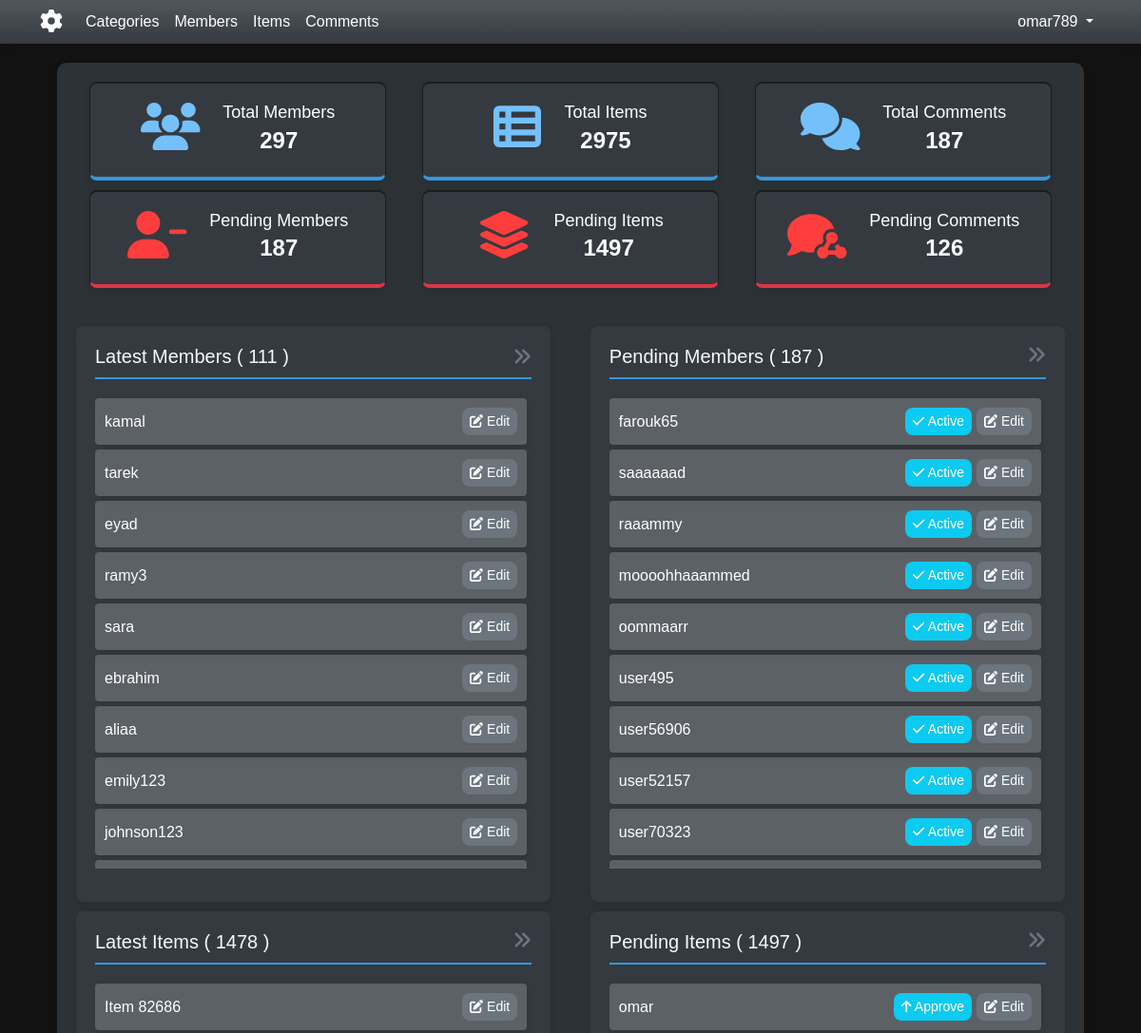
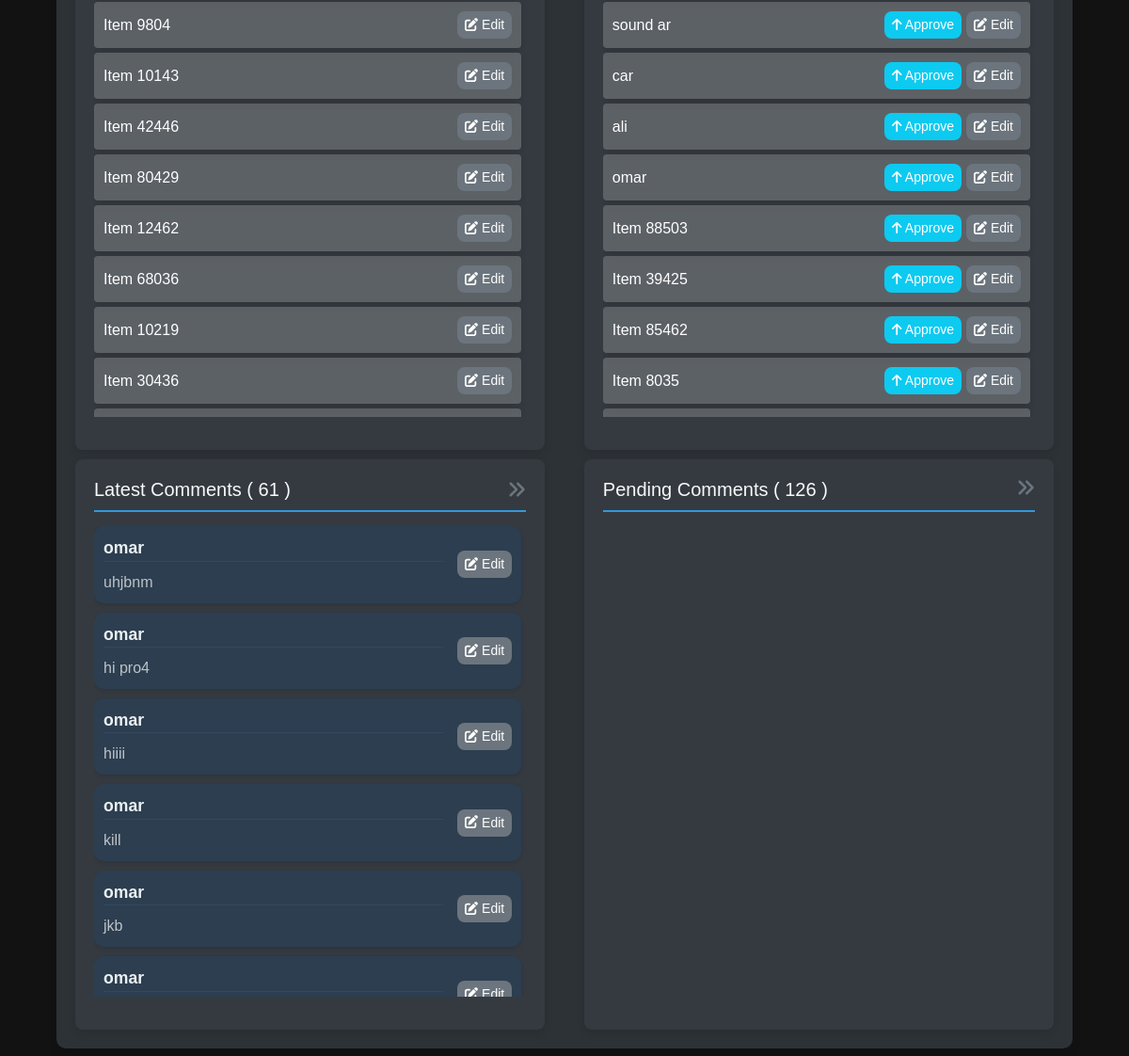
Screenshot of /admin/dashboard.php (signed in) with the database file from the repository (2 pictures, top to bottom).
### tables this page shows
CREATE TABLE `users` (
  `UserID` int NOT NULL,
  `Username` varchar(255) NOT NULL COMMENT 'username to login',
  `Password` varchar(255) NOT NULL COMMENT 'password to login',
  `Email` varchar(255) NOT NULL,
  `FullName` varchar(255) NOT NULL,
  `GroupID` int NOT NULL DEFAULT '0',
  `AdminID` int NOT NULL DEFAULT '0',
  `RagStatus` int NOT NULL DEFAULT '0' COMMENT 'User Approval',
  `Date` datetime DEFAULT NULL,
  `Description` text,
  `Phone` text
);

CREATE TABLE `items` (
  `itemsID` int NOT NULL,
  `Name` varchar(255) NOT NULL,
  `Description` text NOT NULL,
  `Price` int NOT NULL,
  `AddDate` datetime NOT NULL,
  `CountryMade` varchar(255) NOT NULL,
  `Status` varchar(255) NOT NULL,
  `Rating` smallint NOT NULL,
  `CatID` int NOT NULL DEFAULT '0',
  `MemberID` int NOT NULL DEFAULT '0',
  `Approve` tinyint NOT NULL DEFAULT '0'
);

CREATE TABLE `comments` (
  `CID` int NOT NULL,
  `Comment` text NOT NULL,
  `Status` tinyint NOT NULL,
  `CommentDate` date NOT NULL,
  `ItemID` int NOT NULL,
  `UserID` int NOT NULL
);

### admin/includes/functions/functions.php (called while the page is built, shortened)
<?php
function checkItem($select, $from, $value)
{
    global $con;
    $stmt = $con->prepare("SELECT $select FROM $from WHERE $select = ?");
    $stmt->execute(array($value));
    $count = $stmt->rowCount();
    return $count;
}
function totalMembers($col, $table)
{
    global $con;
    $stmt2 = $con->prepare("SELECT COUNT($col) FROM $table");
    $stmt2->execute();
    return $stmt2->fetchColumn();
}
function getLatest($select, $table, $order, $limit = 10)
{
    global $con;
    $stmt = $con->prepare("SELECT $select FROM $table ORDER BY $order DESC LIMIT $limit");
    $stmt->execute();
    return $stmt->fetchAll();
}
function getPendingUsers()
{
    global $con;
    $stmt = $con->prepare("SELECT * FROM users WHERE RagStatus = 0 ORDER BY UserID DESC");
    $stmt->execute();
    return $stmt->fetchAll();
}
function getPendingItems()
{
    global $con;
    $stmt = $con->prepare("SELECT * FROM items WHERE Approve = 0 ORDER BY itemsID DESC");
    $stmt->execute();
    return $stmt->fetchAll();
}
function getPendingComments()
{
    global $con;
    $stmt = $con->prepare("SELECT comments.*, items.Name, users.Username
                       FROM comments
                       INNER JOIN items ON items.itemsID = comments.ItemID
                       INNER JOIN users ON users.UserID = comments.UserID
                       ORDER BY comments.Status DESC
                       ");
    $stmt->execute();
    return $stmt->fetchAll();
}

### admin/dashboard.php (the view, shortened to what this page needs)
<?php
if (isset($_SESSION['user'])) {
    include 'init.php';
    $getLatest = getLatest("*", "users", "Date", "40");
    $getLatestItems = getLatest("*", "items", "AddDate", "40");
    $getLatestComments = getLatest("*", "comments", "CommentDate", "100");
    $pendingUsers = getPendingUsers();
    $countPendingUsers = count($pendingUsers);
    $pendingItems = getPendingItems();
    $countPendingItems = count($pendingItems);
    $pendingComments = getPendingComments();
    $countPendingComments = count($pendingComments);
?>
    <div class="dashboard-container">
        <div class="stats">
            <a class="stat-box stat-box-total bg-dark a" href="members.php">
                <div class="d-flex justify-content-center">
                    <i class="fa-solid fa-users pe-4" style="color: #74C0FC;  font-size: 50px"></i>
                    <div>
                        <strong>
                            <h2 class="text-dashboard">Total Members</h2>
                        </strong>
                        <p><?= totalMembers('UserID', 'users') - 1 ?></p>
                    </div>
                </div>
            </a>
            <a class="stat-box stat-box-total bg-dark a" href="items.php">
                <div class="d-flex justify-content-center">
                    <i class="fa-solid fa-table-list pe-4" style="color: #74C0FC;  font-size: 50px"></i>
                    <div>
                        <strong>
                            <h2>Total Items</h2>
                        </strong>
                        <p><?= totalMembers('itemsID', 'items') ?></p>
                    </div>
                </div>
            </a>
            <a class="stat-box stat-box-total bg-dark a" href="comments.php">
                <div class="d-flex justify-content-center">
                    <i class="fa-solid fa-comments pe-4" style="color: #74C0FC;  font-size: 50px"></i>
                    <div>
                        <strong>
                            <h2>Total Comments</h2>
                        </strong>
                        <p><?= totalMembers('CID', 'comments') ?></p>
                    </div>
                </div>
            </a>
            <a class="stat-box stat-box-pending bg-dark a" href="members.php?page=pending">
                <div class="d-flex justify-content-center">
                    <i class="fa-solid fa-user-minus pe-4" style="color: #ff3d3d;  font-size: 50px"></i>
                    <div>
                        <strong>
                            <h2>Pending Members</h2>
                        </strong>
                        <p><?= $countPendingUsers ?></p>
                    </div>
                </div>
            </a>
            <a class="stat-box stat-box-pending bg-dark a" href="items.php?page=pending">
                <div class="d-flex justify-content-center">
                    <i class="fa-solid fa-layer-group pe-4" style="color: #ff3d3d; font-size: 50px"></i>
                    <div>
                        <strong>
                            <h2>Pending Items</h2>
                        </strong>
                        <p><?= $countPendingItems ?></p>
                    </div>
                </div>
            </a>
            <a class="stat-box stat-box-pending bg-dark a" href="comments.php?page=pending">
                <div class="d-flex justify-content-center">
                    <i class="fa-solid fa-comment-nodes pe-4" style="color: #ff3d3d; font-size: 50px"></i>
                    <div>
                        <strong>
                            <h2>Pending Comments</h2>
                        </strong>
                        <p><?= checkItem('Status', 'comments', 0) ?></p>
                    </div>
                </div>
            </a>
        </div>
        <div class="lists">
            <div class="list bg-dark">
                <h2 class="text-light">Latest Members ( <?= totalMembers('UserID', 'users') - $countPendingUsers  ?> )
                    <a style="float : right" href="members.php?page=unpending">
                        <i class="fa-solid fa-angles-right text-secondary"></i>
                    </a>
                </h2>
                <ul>
                    <?php foreach ($getLatest as $value) : ?>
                        <?php if ($value['RagStatus'] == 1) : ?>
                            <li style="display: flex; justify-content: space-between; align-items: center;">
                                <?php echo $value["Username"]; ?>
                                <div style="display: flex; gap: 5px;">
                                    <a class='btn btn-sm btn-secondary edit-btn' href='members.php?do=edit&id=<?= $value['UserID']; ?>'>
                                        <i class='fas fa-edit'></i> Edit
                                    </a>
                                </div>
                            </li>
                        <?php endif; ?>
                    <?php endforeach; ?>
                </ul>
            </div>
            <div class="list bg-dark">
                <h2 class="text-light">Pending Members ( <?= $countPendingUsers ?> )
                    <a style="float : right" href="members.php?page=pending">
                        <i class="fa-solid fa-angles-right text-secondary" style="float : right"></i>
                    </a>
                </h2>
                <ul>
                    <?php for ($i = 0; $i < min(10, count($getLatestItems)); $i++) : ?>
                        <li style="display: flex; justify-content: space-between; align-items: center;">
                            <?php echo $pendingUsers[$i]["Username"]; ?>
                            <div style="display: flex; gap: 5px;">
                                <a class='btn btn-sm btn-info active-btn' href='members.php?do=active&id=<?= $pendingUsers[$i]['UserID']; ?>'>
                                    <i class='fas fa-check'></i> Active
                                </a>
                                <a class='btn btn-sm btn-secondary edit-btn' href='members.php?do=edit&id=<?= $pendingUsers[$i]['UserID']; ?>'>
                                    <i class='fas fa-edit'></i> Edit
                                </a>
                            </div>
                        </li>
                    <?php endfor; ?>
                </ul>
            </div>
            <div class="list bg-dark">
                <h2 class="text-light">Latest Items ( <?= totalMembers('itemsID', 'items') - $countPendingItems ?> )
                    <a style="float : right" href="items.php?page=unpending">
                        <i class="fa-solid fa-angles-right text-secondary" style="float : right"></i>
                    </a>
                </h2>
                <ul>
                    <?php foreach ($getLatestItems as $value) : ?>
                        <?php if ($value["Approve"] == 1) : ?>
                            <li style="display: flex; justify-content: space-between; align-items: center;">
                                <?php echo $value["Name"]; ?>
                                <div style="display: flex; gap: 5px;">
                                    <a class='btn btn-sm btn-secondary edit-btn' href='items.php?do=edit&itemid=<?php echo $value['itemsID']; ?>'>
                                        <i class='fas fa-edit'></i> Edit
                                    </a>
                                </div>
                            </li>
                        <?php endif ?>
                    <?php endforeach; ?>
                </ul>
            </div>
            <div class="list bg-dark">
                <h2 class="text-light">Pending Items ( <?= $countPendingItems ?> )
                    <a style="float : right" href="items.php?page=pending">
                        <i class="fa-solid fa-angles-right text-secondary" style="float : right"></i>
                    </a>
                </h2>
                <ul>
                    <?php for ($i = 0; $i < min(10, count($getLatestItems)); $i++) : ?>
                        <li style="display: flex; justify-content: space-between; align-items: center;">
                            <?php echo $pendingItems[$i]["Name"]; ?>
                            <div style="display: flex; gap: 5px;">
                                <?php if ($pendingItems[$i]['Approve'] == 0): ?>
                                    <a class='btn btn-sm btn-info active-btn' href='items.php?do=approve&itemid=<?= $pendingItems[$i]['itemsID'] ?>'>
                                        <i class='fas fa-arrow-up'></i> Approve
                                    </a>
                                <?php endif; ?>
                                <a class='btn btn-sm btn-secondary edit-btn' href='items.php?do=edit&itemid=<?= $pendingItems[$i]['itemsID'] ?>'>
                                    <i class='fas fa-edit'></i> Edit
                                </a>
                            </div>
                        </li>
                    <?php endfor; ?>
                </ul>
            </div>
            <div class="list bg-dark">
                <h2 class="text-light">Latest Comments ( <?= $countPendingComments - checkItem('Status', 'comments', 0) ?> )
                    <a style="float: right" href="comments.php?page=unpending">
                        <i class="fa-solid fa-angles-right text-secondary"></i>
                    </a>
                </h2>
                <div class="comment-cards">
                    <?php for ($i = 0; $i < min(60, count($getLatestComments)); $i++) : ?>
                        <?php if ($pendingComments[$i]['Status'] == 1): ?>
                            <div class="comment-card">
                                <div class="comment-content">
                                    <div class="comment-header">
                                        <span class="comment-author"><?= $pendingComments[$i]["Username"] ?></span>
                                    </div>
                                    <div class="comment-body">
                                        <p><?= $pendingComments[$i]["Comment"] ?></p>
                                    </div>
                                </div>
                                <div class="comment-actions">
                                    <a class="btn btn-sm btn-secondary edit-btn" href="comments.php?do=edit&comid=<?= $pendingComments[$i]['CID'] ?>">
                                        <i class="fas fa-edit"></i> Edit
                                    </a>
                                </div>
                            </div>
                        <?php endif; ?>
                    <?php endfor; ?>
                </div>
            </div>
            <div class="list bg-dark">
                <h2 class="text-light">Pending Comments ( <?= checkItem('Status', 'comments', 0) ?> )
                    <a style="float : right" href="comments.php?page=pending">
                        <i class="fa-solid fa-angles-right text-secondary" style="float : right"></i>
                    </a>
                </h2>
            </div>
        </div>
    <?php
    include $tpl . 'footer.php';
} else {
    header('location: index.php');
}
    ?>

### rows the page displays
users: Username "kamal"
users: Username "tarek"
users: Username "eyad"
users: Username "ramy3"
users: Username "sara"
users: Username "ebrahim"
users: Username "aliaa"
users: Username "emily123"
users: Username "johnson123"
users: Username "farouk65"
users: Username "saaaaaad"
users: Username "raaammy"
users: Username "moooohhaaammed"
users: Username "oommaarr"
users: Username "user495"
users: Username "user56906"
users: Username "user52157"
users: Username "user70323"
items: Name "Item 82686"
items: Name "Item 9804"
items: Name "Item 10143"
items: Name "Item 42446"
items: Name "Item 80429"
items: Name "Item 12462"
items: Name "Item 68036"
items: Name "Item 10219"
items: Name "Item 30436"
items: Name "omar"
items: Name "sound ar"
items: Name "car"
items: Name "ali"
items: Name "omar"
items: Name "Item 88503"
items: Name "Item 39425"
items: Name "Item 85462"
items: Name "Item 8035"
comments: UserID.Username "omar", Comment "uhjbnm"
comments: UserID.Username "omar", Comment "hi pro4"
comments: UserID.Username "omar", Comment "hiiii"
comments: UserID.Username "omar", Comment "kill"
comments: UserID.Username "omar", Comment "jkb"
comments: UserID.Username "omar"

### other values shown
lang('CATEGORIES') "Categories"
lang('MEMBER') "Members"
lang('ITEM') "Items"
lang('COMMENT') "Comments"
lang('ADMIN') "omar789"
totalMembers('UserID', 'users') - 1 "297"
totalMembers('itemsID', 'items') "2975"
totalMembers('CID', 'comments') "187"
$countPendingUsers "187"
$countPendingItems "1497"
checkItem('Status', 'comments', 0) "126"
totalMembers('UserID', 'users') - $countPendingUsers "111"
totalMembers('itemsID', 'items') - $countPendingItems "1478"
$countPendingComments - checkItem('Status', 'comments', 0) "61"
